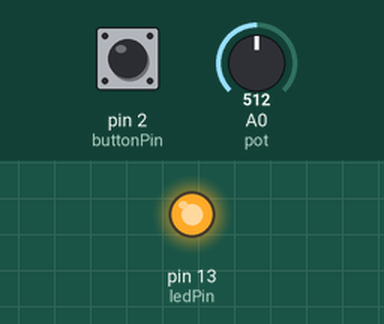
Recording of a sketch running on a simulated Arduino Uno, built with avr-gcc and run on an emulated ATmega328P. Parts: output pins drawn as LEDs (lit = HIGH). Dashed ring = blinking. The inputs (shaded band) are chosen by the test bench; at power-on: pin 2 (buttonPin) LOW, A0 (pot) = 512. What the sketch prints to the serial monitor is not drawn.

Above: at 1.2 s.
1.3 s: pin 2 (buttonPin) pulled HIGH for 0.15 s
At 2.1 s:
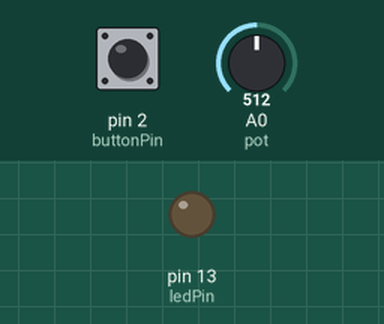
2.9 s: pin 2 (buttonPin) pulled HIGH for 1 s
At 3.7 s:
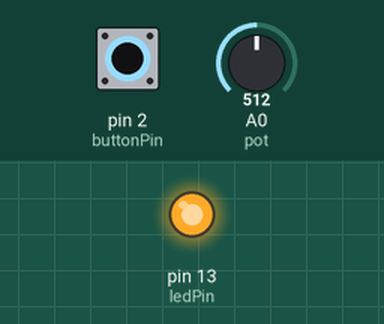
5.4 s: pin 2 (buttonPin) pulled HIGH for 3.2 s
At 9.4 s:
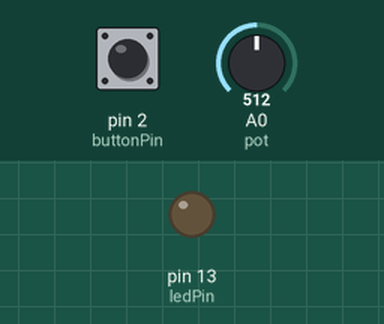
10.1 s: pin 2 (buttonPin) pulsed HIGH 2 times (0.12 s each, 0.3 s apart)
At 10.21 s:
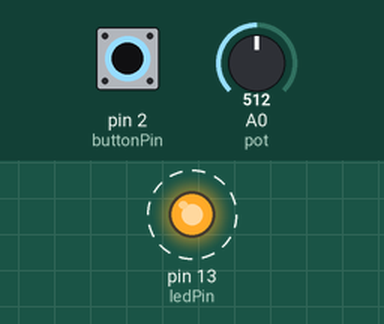
12.2 s: pin 2 (buttonPin) pulsed HIGH 5 times (0.12 s each, 0.3 s apart)
At 13.8 s:
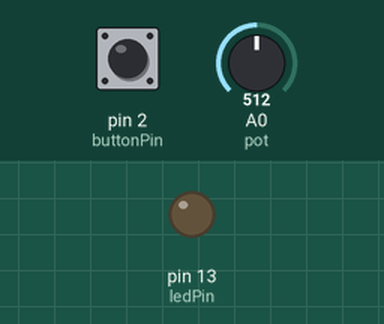
Timing chart, 0 to 15.3 s (numbered marks = the images above; inputs shaded):
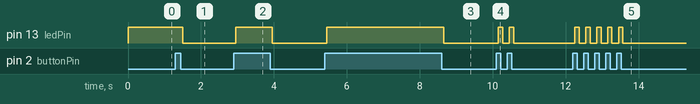

The sketch:

debounce.ino
```cpp
//button pins with debounce code in
const int buttonPin = 2;
const int ledPin = 13;

int ledState = HIGH;
int buttonState;             //reading from input
int lastButtonState = LOW;   //previous reading for debounce
int pot = A0;
int potValue = 0;
int scene1 = 11;
int scene2 = 22;
int scene3 = 33;
int scene4 = 44;
int scene5 = 55;
int empty = 66;


// the following variables are unsigned longs because the time, measured in
// milliseconds, will quickly become a bigger number than can be stored in an int.
unsigned long lastDebounceTime = 0;  // the last time the output pin was toggled
unsigned long debounceDelay = 50;    // the debounce time; increase if the output flickers

void setup() {
  pinMode(buttonPin, INPUT);
  pinMode(ledPin, OUTPUT);

  // set initial LED state
  digitalWrite(ledPin, ledState);
  Serial.begin(9600);
}

void loop() {
  int potValue = analogRead(pot);
  int reading = digitalRead(buttonPin);

  if (reading != lastButtonState) {
    // reset debouncing timer
    lastDebounceTime = millis();
  }

  if ((millis() - lastDebounceTime) > debounceDelay) {

    // if the button state has changed:
    if (reading != buttonState) {
      buttonState = reading;

      // only toggle the LED if the new button state is HIGH
      if (buttonState == LOW) {
        if (potValue < 204) {
          Serial.write(scene1);
          digitalWrite(ledPin, LOW);
        }
        if ((potValue >= 204) && (potValue < 409)) {
          Serial.write(scene2);
          digitalWrite(ledPin, LOW);
        }
        if ((potValue >= 409) && (potValue < 614)) {
          Serial.write(scene3);
          digitalWrite(ledPin, LOW);
        }
        if ((potValue >= 614) && (potValue < 819)) {
          Serial.write(scene4);
          digitalWrite(ledPin, LOW);
        }
        if ((potValue >= 819) && (potValue < 1024)) {
          Serial.write(scene5);
          digitalWrite(ledPin, LOW);
        }

      }
     if (buttonState == HIGH) {
//      else {
        Serial.write(empty);
        digitalWrite(ledPin, HIGH);
      }
      }
    }

  // save the reading. Next time through the loop, it'll be the lastButtonState:
  lastButtonState = reading;
}
```

Measured:
- after the input at 1.3 s, pin 13 (ledPin): HIGH → LOW after 0.20 s
- after the input at 2.9 s, pin 13 (ledPin): LOW → HIGH after 0.05 s, → LOW 1.0 s later
- after the input at 5.4 s, pin 13 (ledPin): LOW → HIGH after 0.05 s, → LOW 3.2 s later
- after the input at 10.1 s, pin 13 (ledPin): alternates HIGH for 0.12 s and LOW for 0.18 s, 4 changes in all, then stays LOW, starting after 0.05 s
- after the input at 12.2 s, pin 13 (ledPin): alternates HIGH for 0.12 s and LOW for 0.18 s, 10 changes in all, then stays LOW, starting after 0.05 s
